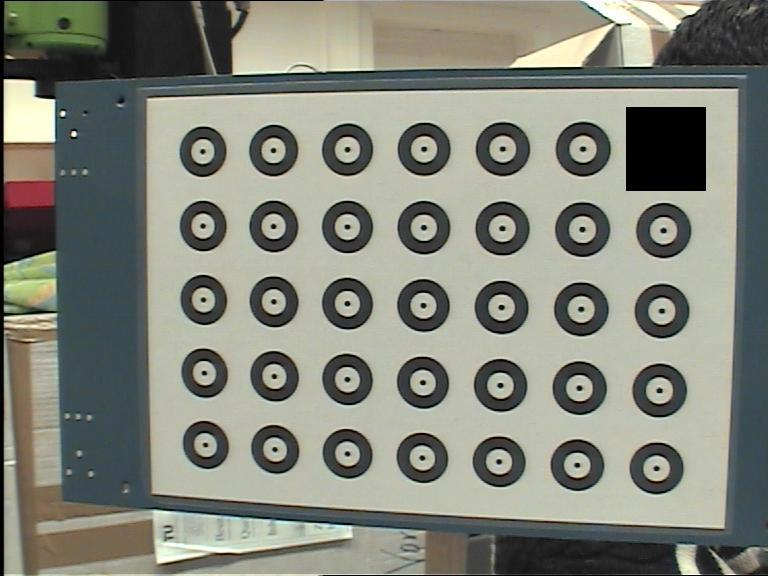
//> input picture code/kth/branches/year1/tools/camcalb2/sampleimages/img1.jpg, 768 x 576 px
$ ./segm ../../../../../../code/kth/branches/year1/tools/camcalb2/sampleimages/img1.jpg   (built with g++ and OpenCV 4)
//> lines starting //> are read from the running program, lines starting //| are printed output that depends on the picture; after the words box and inside, x2 and y2 are one past the last pixel; in counts of white or black regions, pixels touching at a corner belong together
/**
 * @file main
 * @author Johann Prankl
 * @date Mo Jul 9 2007
 * @version 0.1
 * @brief
 *
 * @see
 **/

#include <vector>
#include <time.h>
#include <iostream>
#include <limits.h>
#include <opencv2/imgproc/imgproc.hpp>
#include <opencv2/highgui/highgui.hpp>
#include <PNamespace.hh>


using namespace P;

int thresh = 5;
cv::Mat image, gray, thrGray, thrCol;
cv::Mat dist,distlap;
int distType = CV_DIST_L2;
int maskSize = CV_DIST_MASK_PRECISE;

void help();
void onTrackbar(int, void*);


/******************************** main *********************************/
int main(int argc, char** argv)
{
    char* filename = argc == 2 ? argv[1] : (char*)"fruits.jpg";

    image = cv::imread(filename, 1);
//> image is the input picture: 576 rows x 768 cols, CV_8UC3; mean B, G, R 122.1, 132.8, 130.4
    if(image.empty())
    {
      help();
      return -1;
    }
    help();

    thrGray.create(image.size(), image.type());
    thrCol.create(image.size(), image.type());
    cv::cvtColor(image, gray, CV_BGR2GRAY);
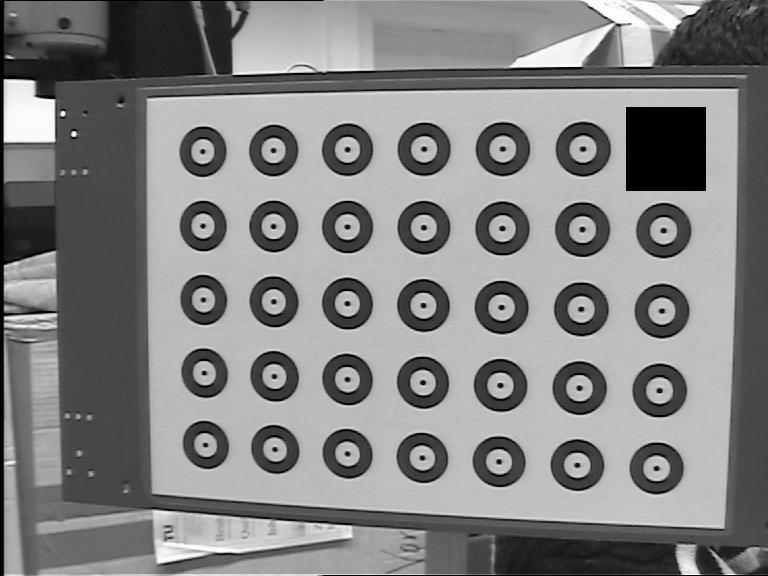
//> gray: 576 rows x 768 cols, CV_8UC1; min 0, max 255, mean 130.9

    // Create a window
    cv::namedWindow("Segmentation", 1);
    cv::namedWindow("Image", 1);


    // create a toolbar
    cv::createTrackbar("Threshold", "Segmentation", &thresh, 255, onTrackbar);

    // Show the image
    cv::imshow("Image", image);
    onTrackbar(0, 0);

    // Wait for a key stroke; the same function arranges events processing
    cv::waitKey(0);

    return 0;
}


// define a trackbar callback
void onTrackbar(int, void*)
{
    //cv::blur(gray, thrGray, cv::Size(3,3));

    //cv::threshold(thrGray, thrGray, thresh, 255, cv::THRESH_BINARY_INV);
    cv::adaptiveThreshold(gray,thrGray, 255, cv::ADAPTIVE_THRESH_MEAN_C, cv::THRESH_BINARY_INV, 9, thresh);
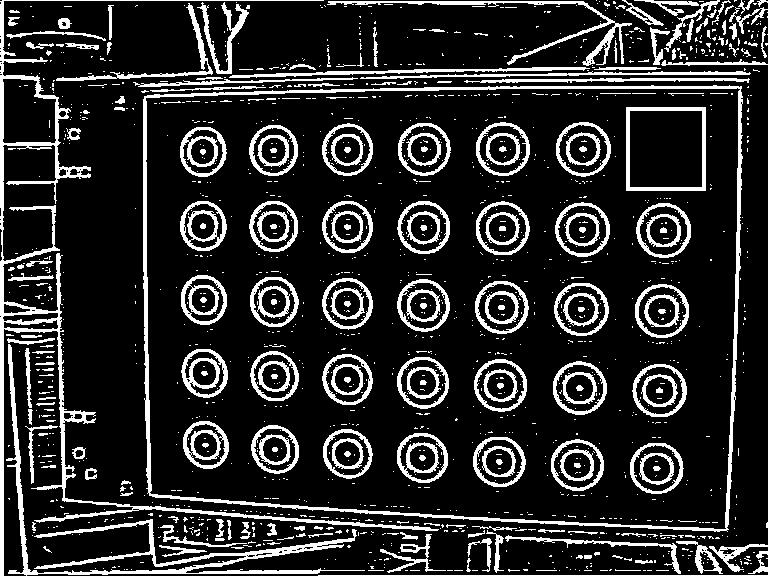
//> thrGray: 576 rows x 768 cols, CV_8UC1; 16.8% white; 1553 white regions (1325 under 20 px), largest, box (x1, y1, x2, y2) and area: (0, 0, 439, 576) 7916, (143, 85, 743, 532) 6876, (6, 344, 365, 576) 4353

    cv::distanceTransform( thrGray, dist, distType, maskSize );
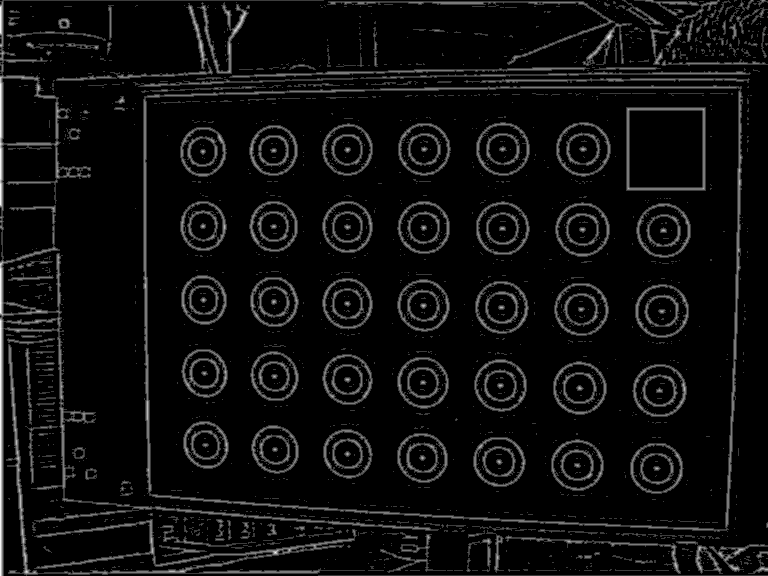
//> dist: 576 rows x 768 cols, CV_32FC1; min 0, max 4.12, mean 0.228; drawn with min black and max white

    // Run the edge detector on grayscale
    //cv::Canny(thrGray, thrGray, thresh, thresh*3, 3);
    //thrCol = cv::Scalar::all(0);

    image.copyTo(thrCol, thrGray);
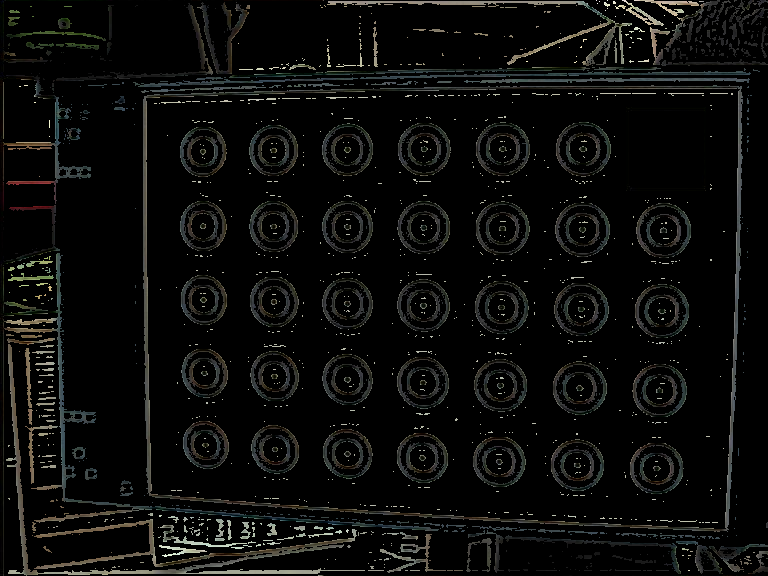
//> thrCol: 576 rows x 768 cols, CV_8UC3; mean B, G, R 10.6, 11.8, 11.5
    cv::imshow("Segmentation", thrGray);

    // [11 lines of commented-out code are left out]
}


void help()
{
  cout <<
      "\nSegmentation\n"
      "Call:\n"
      "/.segm [image_name]\n" << endl;

}

$ run again, on code/kth/branches/year1/tools/camcalb2/sampleimages/img4.jpg
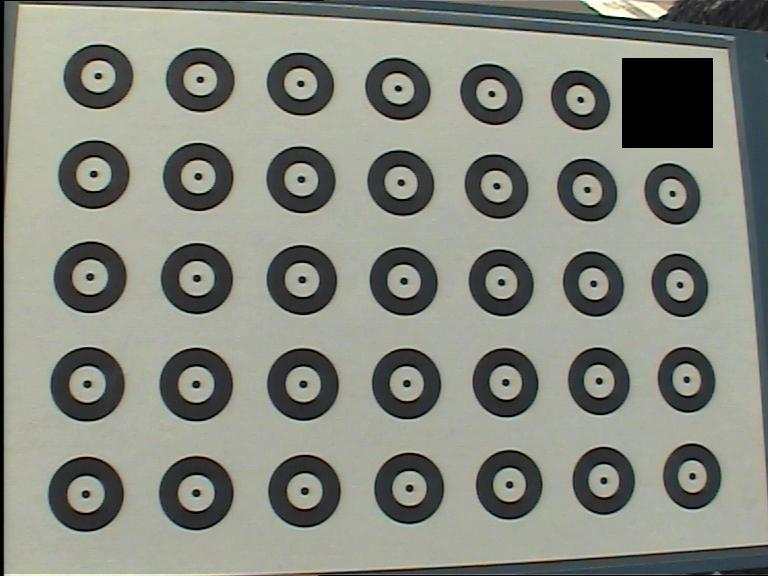
//> input picture code/kth/branches/year1/tools/camcalb2/sampleimages/img4.jpg, 768 x 576 px
//> image is the input picture: 576 rows x 768 cols, CV_8UC3; mean B, G, R 128.6, 138, 135.4
//> in onTrackbar, `cv::adaptiveThreshold(gray,thrGray, 255, cv::ADAPTIVE_THRESH_MEAN_C, c..`:
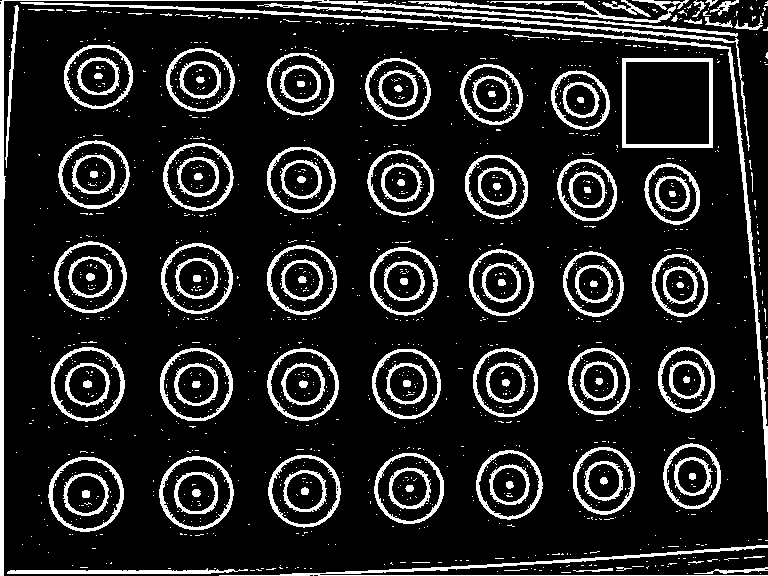
//> thrGray: 576 rows x 768 cols, CV_8UC1; 14% white; 1516 white regions (1383 under 20 px), largest, box (x1, y1, x2, y2) and area: (0, 0, 738, 576) 3902, (20, 2, 768, 512) 3756, (219, 545, 768, 576) 1938
//> in onTrackbar, `image.copyTo(thrCol, thrGray);`:
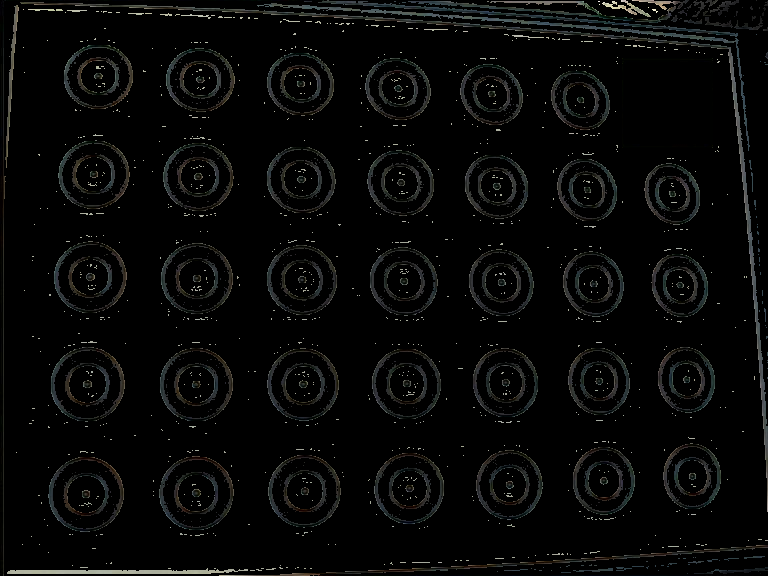
//> thrCol: 576 rows x 768 cols, CV_8UC3; mean B, G, R 7.4, 7.9, 7.5
